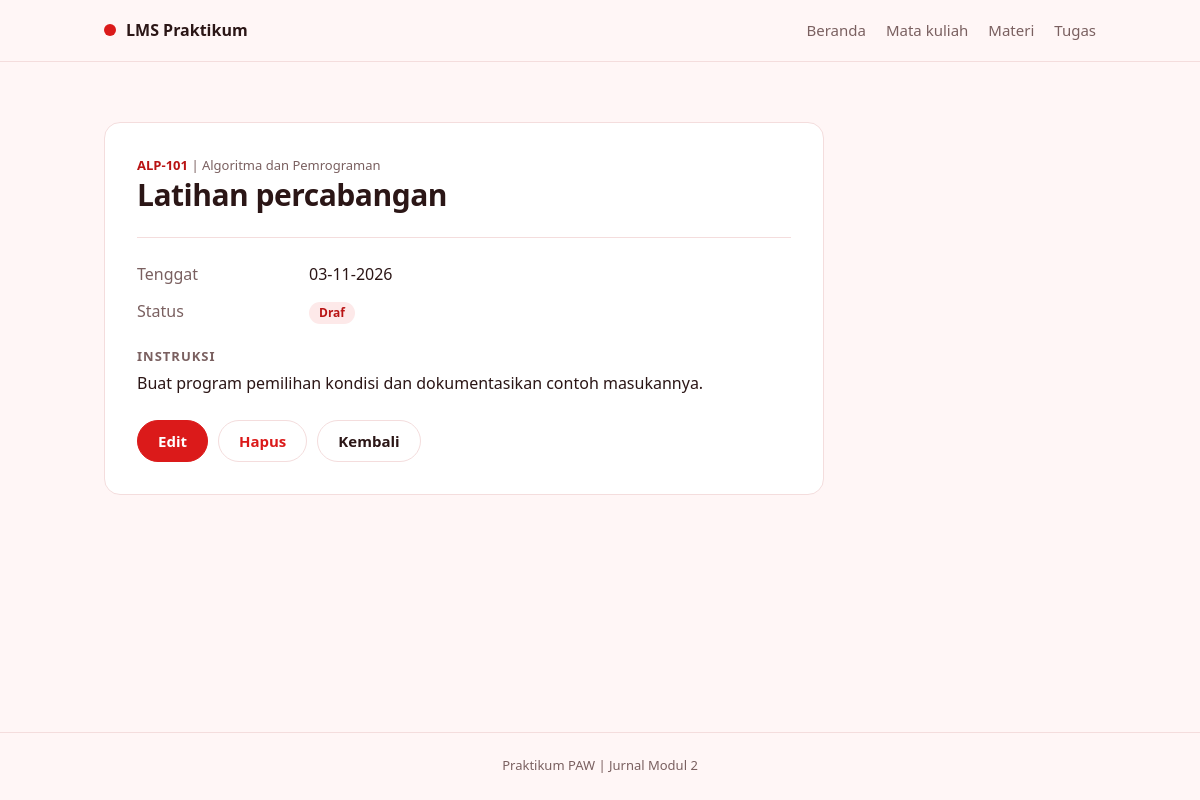
Screenshot of /tugas.php?aksi=detail&id=2 with the database file from the repository.
### tables this page shows
CREATE TABLE IF NOT EXISTS tugas (
    id INT UNSIGNED AUTO_INCREMENT PRIMARY KEY,
    mata_kuliah_id INT UNSIGNED NOT NULL,
    judul VARCHAR(150) NOT NULL,
    instruksi TEXT NOT NULL,
    tenggat DATE NOT NULL,
    status VARCHAR(20) NOT NULL,
    FOREIGN KEY (mata_kuliah_id) REFERENCES mata_kuliah (id) ON DELETE RESTRICT
);

CREATE TABLE IF NOT EXISTS mata_kuliah (
    id INT UNSIGNED AUTO_INCREMENT PRIMARY KEY,
    kode VARCHAR(20) NOT NULL UNIQUE,
    nama VARCHAR(100) NOT NULL,
    dosen VARCHAR(100) NOT NULL,
    semester TINYINT UNSIGNED NOT NULL
);

### functions.php (called while the page is built, shortened)
<?php
function h($teks)
{
    return htmlspecialchars((string) $teks, ENT_QUOTES, 'UTF-8');
}
function input($sumber, $nama)
{
    if (isset($sumber[$nama]) && is_string($sumber[$nama])) {
        return trim($sumber[$nama]);
    }
    return '';
}
function cari_tugas($conn, $id)
{
    $sql = 'SELECT tugas.*, mata_kuliah.kode AS kode_mk, mata_kuliah.nama AS nama_mk
            FROM tugas
            JOIN mata_kuliah ON mata_kuliah.id = tugas.mata_kuliah_id
            WHERE tugas.id = ?';
    $stmt = $conn->prepare($sql);
    $stmt->execute([$id]);
    return $stmt->get_result()->fetch_assoc();
}

### tugas.php (the view, shortened to what this page needs)
<?php
require 'functions.php';
require 'connect.php';
$aksi = input($_GET, 'aksi');
$pilihan_mk = pilihan_mata_kuliah($conn);
$tugas = ['mata_kuliah_id' => '', 'judul' => '', 'instruksi' => '', 'tenggat' => '', 'status' => 'Draf'];
$id = 0;
if ($aksi === 'detail' || $aksi === 'edit' || $aksi === 'hapus') {
    $id = (int) input($_GET, 'id');
    $tugas = cari_tugas($conn, $id);
}
require 'header.php';
?>
<?php if ($aksi === 'daftar'): ?>
    <div class="page-head">
        <div>
            <h1>Tugas</h1>
            <p class="muted">Menampilkan <?= count($daftar_tugas) ?> data.</p>
        </div>
        <a class="btn" href="tugas.php?aksi=tambah">+ Tambah</a>
    </div>
    <form class="toolbar" method="get" action="tugas.php">
        <input type="text" name="search" placeholder="Cari judul atau mata kuliah" value="<?= h($search) ?>">
        <select name="mata_kuliah_id">
            <option value="">Semua mata kuliah</option>
            <?php foreach ($pilihan_mk as $id_pilihan => $nama): ?>
                <option value="<?= (int) $id_pilihan ?>" <?= $id_pilihan == $id_mk ? 'selected' : '' ?>><?= h($nama) ?></option>
            <?php endforeach ?>
        </select>
        <select name="status">
            <option value="">Semua status</option>
            <?php foreach ($pilihan_status as $pilihan): ?>
                <option value="<?= h($pilihan) ?>" <?= $pilihan === $status ? 'selected' : '' ?>><?= h($pilihan) ?></option>
            <?php endforeach ?>
        </select>
        <button class="btn" type="submit">Cari</button>
        <a class="btn btn-ghost" href="tugas.php">Reset</a>
    </form>
    <?php if (count($daftar_tugas) === 0): ?>
        <p class="empty">Data tidak ditemukan.</p>
    <?php else: ?>
        <div class="card list">
            <?php foreach ($daftar_tugas as $baris): ?>
                <div class="list-item">
                    <div>
                        <p class="kicker"><span class="code"><?= h($baris['kode_mk']) ?></span> | <?= h($baris['nama_mk']) ?></p>
                        <h2><?= h($baris['judul']) ?></h2>
                        <p class="muted">Tenggat <?= date('d-m-Y', strtotime($baris['tenggat'])) ?> <span class="badge"><?= h($baris['status']) ?></span></p>
                    </div>
                    <div class="actions">
                        <a class="btn btn-sm" href="tugas.php?aksi=detail&id=<?= (int) $baris['id'] ?>">Detail</a>
                        <a class="btn btn-sm btn-ghost" href="tugas.php?aksi=edit&id=<?= (int) $baris['id'] ?>">Edit</a>
                    </div>
                </div>
            <?php endforeach ?>
        </div>
    <?php endif ?>
<?php elseif ($aksi === 'detail'): ?>
    <article class="card detail">
        <p class="kicker"><span class="code"><?= h($tugas['kode_mk']) ?></span> | <?= h($tugas['nama_mk']) ?></p>
        <h1><?= h($tugas['judul']) ?></h1>
        <dl class="specs">
            <dt>Tenggat</dt>
            <dd><?= date('d-m-Y', strtotime($tugas['tenggat'])) ?></dd>
            <dt>Status</dt>
            <dd><span class="badge"><?= h($tugas['status']) ?></span></dd>
        </dl>
        <h2 class="label">Instruksi</h2>
        <p><?= nl2br(h($tugas['instruksi'])) ?></p>
        <div class="actions">
            <a class="btn" href="tugas.php?aksi=edit&id=<?= $id ?>">Edit</a>
            <a class="btn btn-ghost btn-danger" href="tugas.php?aksi=hapus&id=<?= $id ?>">Hapus</a>
            <a class="btn btn-ghost" href="tugas.php">Kembali</a>
        </div>
    </article>
<?php endif ?>
<?php require 'footer.php'; ?>

### styles.css (style rules this page uses)
:root { --merah: #DB1A1A; --merah-tua: #B91414; --latar: #FFF6F6; --putih: #FFFFFF; --merah-muda: #FDE9E9; --garis: #F4DDDD; --teks: #2B1616; --teks-pudar: #7A6060; }
* { box-sizing: border-box; }
body { margin: 0; background: var(--latar); color: var(--teks); font: 16px/1.55 system-ui, -apple-system, "Segoe UI", Roboto, Arial, sans-serif; }
h1, h2, p, dl, dd { margin: 0; }
h1 { font-size: 30px; line-height: 1.2; letter-spacing: -0.5px; overflow-wrap: anywhere; }
h2 { font-size: 18px; line-height: 1.3; overflow-wrap: anywhere; }
.btn { display: inline-block; padding: 11px 20px; border: 1px solid var(--merah); border-radius: 999px; background: var(--merah); color: #fff; font: inherit; font-size: 15px; font-weight: 600; line-height: 1.2; text-align: center; text-decoration: none; cursor: pointer; }
.btn-ghost { background: transparent; border-color: var(--garis); color: var(--teks); }
.btn-danger { color: var(--merah); }
.actions { display: flex; flex-wrap: wrap; gap: 10px; margin-top: 24px; }
.card { background: var(--putih); border: 1px solid var(--garis); border-radius: 16px; }
.form, .detail { max-width: 720px; margin-top: 24px; padding: 32px; }
.kicker { margin-bottom: 2px; color: var(--teks-pudar); font-size: 13px; overflow-wrap: anywhere; }
.code { color: var(--merah-tua); font-weight: 600; }
.badge { display: inline-block; margin-left: 6px; padding: 2px 10px; border-radius: 999px; background: var(--merah-muda); color: var(--merah-tua); font-size: 12px; font-weight: 600; }
dd .badge { margin-left: 0; }
.specs { display: grid; grid-template-columns: 160px 1fr; gap: 12px; margin-top: 24px; padding-top: 24px; border-top: 1px solid var(--garis); }
.specs dt { color: var(--teks-pudar); }
.specs dd { font-weight: 500; overflow-wrap: anywhere; }
.detail > p { overflow-wrap: anywhere; }
.label { margin: 24px 0 6px; color: var(--teks-pudar); font-size: 13px; font-weight: 600; letter-spacing: 1px; text-transform: uppercase; }

### rows the page displays
tugas: mata_kuliah.kode "ALP-101", mata_kuliah.nama "Algoritma dan Pemrograman", judul "Latihan percabangan", tenggat "03-11-2026", status "Draf", instruksi "Buat program pemilihan kondisi dan dokumentasikan contoh masukannya."
